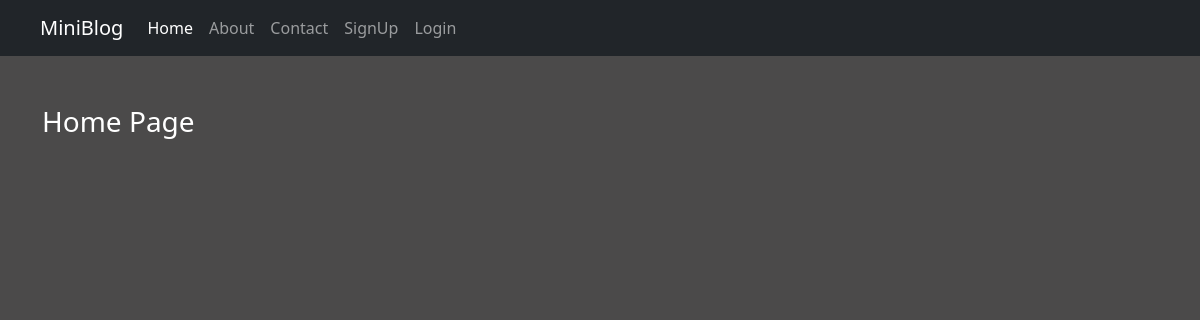
The app's page /, older data.
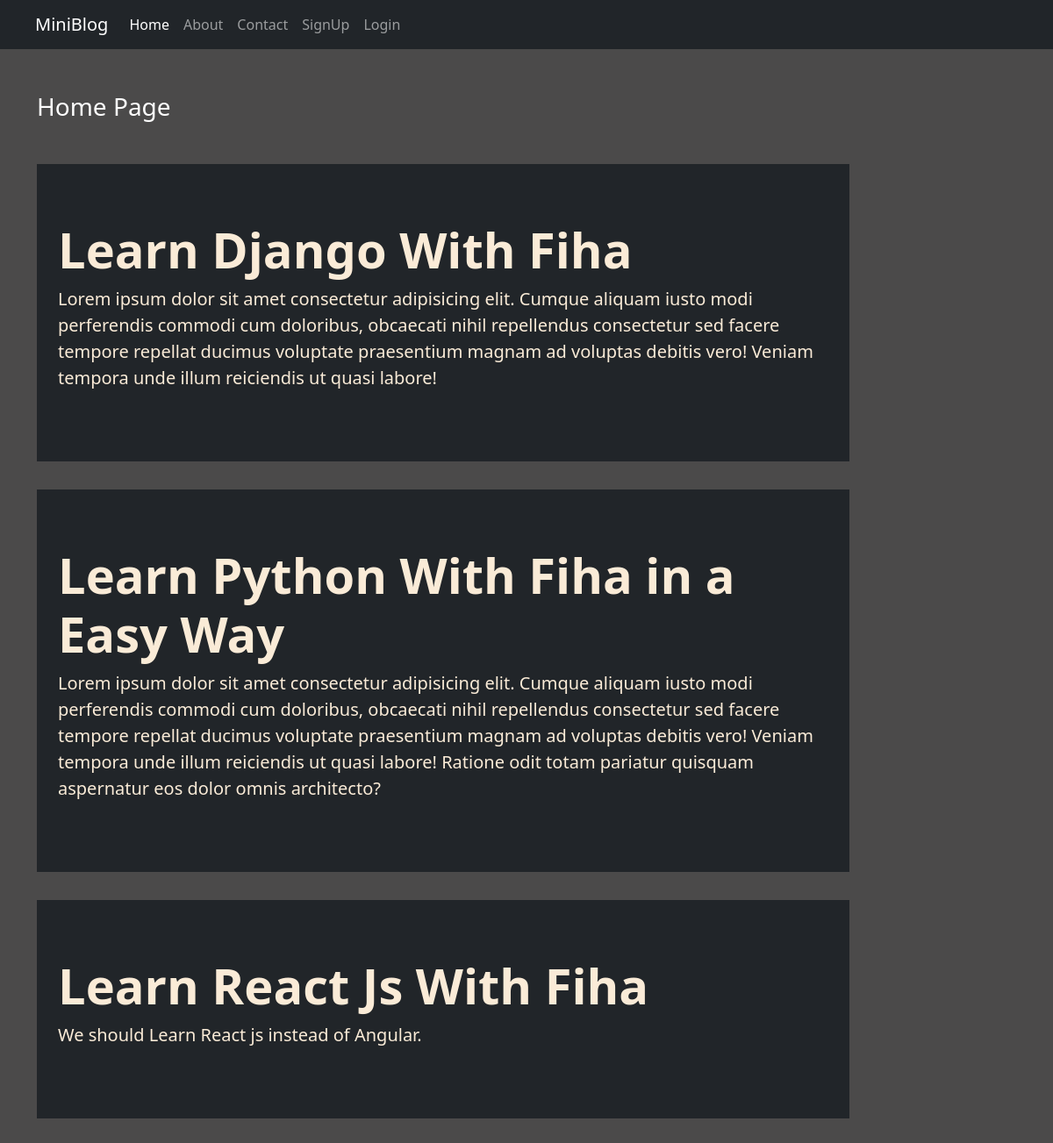
The same page, newer data.
### blog/models.py (models this page shows)
class Post(models.Model):
    title =models.CharField(max_length=150)
    desc= models.TextField()

### blog/views.py (the view)
# urls.py: path('',views.home,name='home'),
def home(request):
    posts= Post.objects.all()
    return render (request,'blog/home.html',{'posts':posts})

### blog/templates/blog/home.html
{% extends 'blog/base.html' %} {% load static %} {% block content %}
<div class="col-sm-10">
  <h3 class="text-white my-5">Home Page</h3>
{% for post in posts  %}
  <div class="jumbotron jumbotron-fluid bg-dark">
    <div class="container">
      <h1 class="display-4 font-weight-bold">{{post.title}}</h1>
      <p class="lead">
        {{post.desc}}
      </p>
    </div>
  </div>
{% endfor %}
</div>
{% endblock content %}

### blog/templates/blog/base.html (shortened to what this page needs)
<!DOCTYPE html>
{% load static %}
<html lang="en">
  <head>
    <link
      rel="stylesheet"
      href="https://maxcdn.bootstrapcdn.com/bootstrap/4.0.0/css/bootstrap.min.css"
    />
    <link rel="stylesheet" href="{% static 'blog/css/bootstrap.css' %}" />
    <link rel="stylesheet" href="{% static 'blog/css/style.css' %}" />
  </head>
  <body>
    <div class="container-fluid bg-dark">{% include 'blog/nav.html' %}</div>
    <div class="container">
      <div class="row">
        <div class="col-sm-12">{% block msg %}{% endblock msg %}</div>
      </div>
      <div class="row">
        {% block content %}
        {% endblock content %}
      </div>
    </div>
  </body>
</html>

### blog/templates/blog/nav.html (shortened to what this page needs)
<nav class="navbar navbar-expand-lg navbar-dark bg-dark">
  <div class="container-fluid">
    <a class="navbar-brand" href="#">MiniBlog</a>
    <div class="collapse navbar-collapse" id="navbarNav">
      <ul class="navbar-nav">
        <li class="nav-item">
          <a class="nav-link active" aria-current="page" href="/">Home</a>
        </li>
        <li class="nav-item">
          <a class="nav-link" href="{% url 'about' %}">About</a>
        </li>
        <li class="nav-item">
          <a class="nav-link" href="{% url 'contact' %}">Contact</a>
        </li>
        {% if request.user.is_authenticated %}
        <li class="nav-item">
          <a class="nav-link" href="{% url 'dashboard' %}">Dashboard</a>
        </li>
        <li class="nav-item">
          <a class="nav-link" href="{% url 'logout' %}">Logout</a>
        </li>
        {% else %}
        <li class="nav-item">
          <a class="nav-link" href="{% url 'signup' %}">SignUp</a>
        </li>
        <li class="nav-item">
          <a class="nav-link" href="{% url 'login' %}">Login</a>
        </li>
        {% endif %}
      </ul>
    </div>
  </div>
</nav>

### blog/static/blog/css/style.css (style rules this page uses)
body { background-color: rgb(75, 74, 74); color: antiquewhite; }

Row changes from the older to the newer data that the page shows:
added Post: title "Learn Django With Fiha", desc "Lorem ipsum dolor sit amet consectetur adipisicing elit. Cumque aliquam iusto modi perferendis commodi cum doloribus, obcaecati nihil repellendus consectetur sed facere tempore repellat ducimus voluptate praesentium magnam ad voluptas debitis vero! Veniam tempora unde illum reiciendis ut quasi labore!"
added Post: title "Learn Python With Fiha in a Easy Way", desc "Lorem ipsum dolor sit amet consectetur adipisicing elit. Cumque aliquam iusto modi perferendis commodi cum doloribus, obcaecati nihil repellendus consectetur sed facere tempore repellat ducimus voluptate praesentium magnam ad voluptas debitis vero! Veniam tempora unde illum reiciendis ut quasi labore! Ratione odit totam pariatur quisquam aspernatur eos dolor omnis architecto?"
added Post: title "Learn React Js With Fiha", desc "We should Learn React js instead of Angular."
